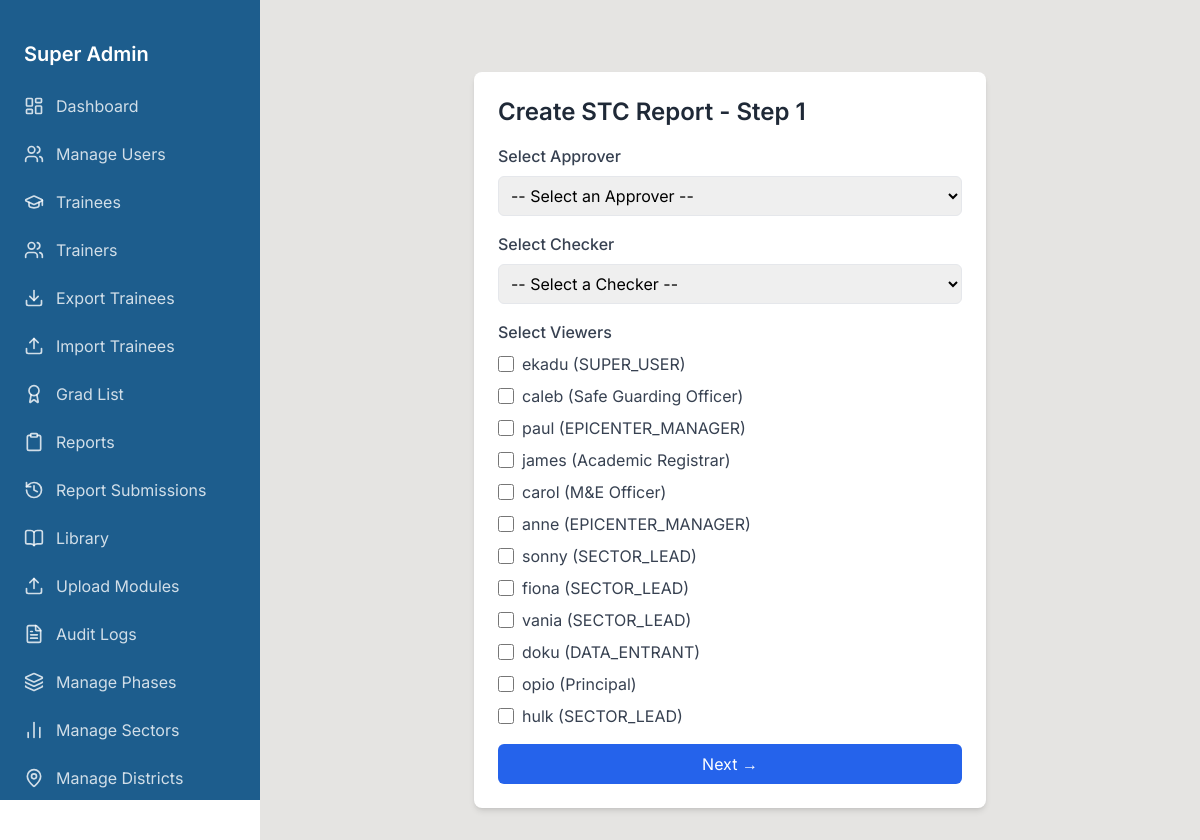
Screenshot of /stc/submit/step1/ (signed in) with the database file from the repository.
### urdt_app/models.py (models this page shows, shortened)
class CustomUser(AbstractUser):
    ROLE_CHOICES = [
        ('SUPER_USER', 'Super User'),
        ('ADMINISTRATIVE_USER', 'Admin'),
        ('SUB_ADMIN', 'Sub Admin'),
        ('EPICENTER_MANAGER', 'Epicenter Manager'),
        ('SECTOR_LEAD', 'Sector Lead'),
        ('DATA_ENTRANT', 'Data Entrant'),
        ('TRAINER', 'Trainer'),
        ('TRAINEE', 'Trainee'),
    ]
    DESIGNATION_CHOICES = [
        ('Project Manager', 'Project Manager'),
        ('CEO', 'CEO'),
        ('Academic Registrar', 'Academic Registrar'),
        ('Director Education and Training', 'Director Education and Training'),
        ('Director Finance and Admin', 'Director Finance and Admin'),
        ('Director Epicentre Strategy', 'Director Epicentre Strategy'),
        ('Director Cooperate Relations', 'Director Corporate Relations'),
        ('Human Resource', 'Human Resource'),
        ('Safe Guarding Officer', 'Safeguarding Officer'),
        ('Principal', 'Principal'),
        ('Accountant', 'Accountant'),
        ('M&E Officer', 'M&E Officer'),
        ('MERL Coordinator', 'MERL Coordinator'),
        ('IT Officer', 'IT Officer'),
        ('Artisan', 'Artisan'),
        ('Agribusiness Practitioner', 'Agribusiness Practitioner'),
    ]
    role = models.CharField(max_length=20, choices=ROLE_CHOICES, default='SECTOR_LEAD')
    designation = models.CharField(max_length=255, null=True, blank=True)
    phone_number = models.CharField(max_length=15, blank=True, null=True)
    sector = models.ForeignKey(
        'Sector', on_delete=models.SET_NULL, null=True, blank=True, related_name='sector_leads'
    )
    district = models.ForeignKey(
        'District', on_delete=models.SET_NULL, null=True, blank=True, related_name='epicenter_managers'
    )
    data_entrant_district = models.ForeignKey(
        'District', on_delete=models.SET_NULL, null=True, blank=True, related_name='data_entrants'
    )
    can_enroll_trainees = models.BooleanField(default=False, help_text="Can enroll trainees")
    can_enroll_trainers = models.BooleanField(default=False, help_text="Can enroll trainers")
    can_edit_trainees = models.BooleanField(default=False, help_text="Can edit assigned trainees")

### urdt_app/views.py (the view)
# urls.py: path('stc/submit/step1/', views.stc_submit_report_step1, name='stc_submit_report_step1'),
@login_required
def stc_submit_report_step1(request):
    if request.method == 'POST':
        form = STCBaseInfoForm(request.POST)
        if form.is_valid():
            stc = form.save(commit=False)
            stc.report_type = 'STC'
            stc.prepared_by = request.user
            stc.save()
            form.save_m2m()  # for the many-to-many viewers
            return redirect('stc_submit_report_step2', report_id=stc.id)
    else:
        form = STCBaseInfoForm()
    return render(request, 'stc/stc_submit_step1.html', {'form': form})

### urdt_app/forms.py
class STCBaseInfoForm(forms.ModelForm):
    assigned_approver = forms.ModelChoiceField(
        queryset=User.objects.exclude(role__in=['TRAINER','TRAINEE']),
        required=True,
        label="Select Approver"
    )
    assigned_checker = forms.ModelChoiceField(
        queryset=User.objects.exclude(role__in=['TRAINER','TRAINEE']),
        required=True,
        label="Select Checker"
    )
    viewers = forms.ModelMultipleChoiceField(
        queryset=User.objects.exclude(role__in=['TRAINER','TRAINEE']),
        required=False,
        label="Select Viewers",
        widget=forms.CheckboxSelectMultiple
    )
    class Meta:
        model = STCReport
        fields = ['assigned_approver', 'assigned_checker', 'viewers']

### urdt_app/context_processors.py (called while the page is built, shortened)
def safeguarding_notifications(request):
    if not request.user.is_authenticated:
        return {}
    user = request.user
    return {}

def dynamic_base_template(request):
    base_template = "base.html"  # Default fallback
    if request.user.is_authenticated:
        role_templates = {
            "SUPER_USER": "superuser/base.html",
            "ADMINISTRATIVE_USER": "adminuser/base.html",
            "SUB_ADMIN": "subadmin/base.html",
            "EPICENTER_MANAGER": "epicentermanager/base.html",
            "SECTOR_LEAD": "sectorlead/base.html",  # Placeholder, refined further below
            "TRAINEE":"trainee/base.html",
            "TRAINER":"trainer/base.html"
        }
        base_template = role_templates.get(request.user.role, "base.html")
    return {"base_template": base_template}

### templates/stc/stc_submit_step1.html (shortened to what this page needs)
{% extends base_template %}
{% block content %}
<div class="max-w-lg mx-auto bg-white p-6 rounded-lg shadow-md mt-10">
  <h2 class="text-2xl font-semibold text-gray-800 mb-4">Create STC Report - Step 1</h2>
  <form method="post" class="space-y-4">
    <div>
      <label for="id_assigned_approver" class="block text-gray-700 font-medium mb-2">Select Approver</label>
      <select name="assigned_approver" id="id_assigned_approver" class="w-full p-2 border rounded-md focus:ring-2 focus:ring-blue-500 focus:outline-none">
        <option value="" selected disabled>-- Select an Approver --</option>
      </select>
    </div>
    <div>
      <label for="id_assigned_checker" class="block text-gray-700 font-medium mb-2">Select Checker</label>
      <select name="assigned_checker" id="id_assigned_checker" class="w-full p-2 border rounded-md focus:ring-2 focus:ring-blue-500 focus:outline-none">
        <option value="" selected disabled>-- Select a Checker --</option>
      </select>
    </div>
    <div>
      <label class="block text-gray-700 font-medium mb-2">Select Viewers</label>
      <div class="space-y-2">
        {% for user in form.fields.viewers.queryset %}
          <label class="flex items-center space-x-2">
            <input type="checkbox" name="viewers" value="{{ user.id }}" class="w-4 h-4 text-blue-600 border-gray-300 rounded">
            <span class="text-gray-700">
              {{ user.username }} {% if user.designation %} ({{ user.designation }}) {% else %} ({{ user.role }}) {% endif %}
            </span>
          </label>
        {% endfor %}
      </div>
    </div>
    <button type="submit" class="w-full bg-blue-600 text-white py-2 rounded-md hover:bg-blue-700 transition duration-300">
      Next →
    </button>
  </form>
</div>
{% endblock %}

### templates/superuser/base.html (style rules this page uses)
:root { --sidebar-width: 260px; }
body { font-family: 'Inter', sans-serif; }

### rows the page displays
CustomUser: username "ekadu", role "SUPER_USER"
CustomUser: username "caleb", designation "Safe Guarding Officer"
CustomUser: username "paul", role "EPICENTER_MANAGER"
CustomUser: username "james", designation "Academic Registrar"
CustomUser: username "carol", designation "M&E Officer"
CustomUser: username "anne", role "EPICENTER_MANAGER"
CustomUser: username "sonny", role "SECTOR_LEAD"
CustomUser: username "fiona", role "SECTOR_LEAD"
CustomUser: username "vania", role "SECTOR_LEAD"
CustomUser: username "doku", role "DATA_ENTRANT"
CustomUser: username "opio", designation "Principal"
CustomUser: username "hulk", role "SECTOR_LEAD"
